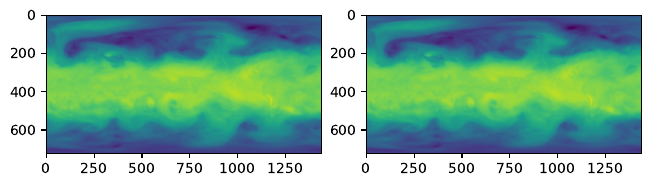

The Python source for this figure:
import os
current_folder = os.path.dirname(os.path.realpath(__file__))
os.environ["HDF5_PLUGIN_PATH"] = os.path.join(current_folder, 'src/build/lib')

import h5py
import numpy as np
import matplotlib.pyplot as plt
import matplotlib
matplotlib.use('Agg')
from filter_wrapper import JP2SPWV_Filter

try:
    os.remove(f'data/test.hdf5')
except:
    pass

f = h5py.File(f'data/test.hdf5', 'a')

data = np.load(f'data/test_data.npy')
#data = np.zeros((721, 1440)) + 99

jp2spwv_filter = JP2SPWV_Filter(
    base_cr=100, # base compression ratio
    height=data.shape[0],  # height of each 2D data chunk
    width=data.shape[1],  # width of each 2D data chunk
    data_dim=len(data.shape), # data dimension, required to specify the HDF5 chunk shape
    residual_opt=("relative_error_target", 0.009),# specify the relative error target to be 0.0019
    filter_path=os.path.join(current_folder, 'src')) # directory to the compiled HDF5 filter plugin
    # other possible residual_opt can be
    # `("max_error_target", xxx)` : the max_error does not exceed the specified value
    # `("quantile_target", xxx)` : specifies the quantile used to sparsify the wavelet transformed residual
    # `("fixed_sparsification", xxx)`: specify a fixed sparsification ratio for the sparse wavelet compression

print(dict(jp2spwv_filter))
f.create_dataset('compressed', shape=data.shape,  **jp2spwv_filter)

f['compressed'][:] = data
uncompressed = f['compressed'][:]

# check if error target is correctly enforced
#max_error = np.max(np.abs(data - uncompressed) / np.abs(data))
data_range = (np.max(data) - np.min(data))
max_error = np.max(np.abs(data - uncompressed))
if data_range > 0:
    rel_error = max_error / data_range
    print('achieved max relative error:', rel_error)
else:
    print('achieved max absolute error:', max_error)

fig, (ax1, ax2) = plt.subplots(1, 2, layout='constrained')
ax1.imshow(data)
ax2.imshow(uncompressed)

fig.savefig(f'data/test.pdf', bbox_inches='tight')

original_size = os.path.getsize(f'data/test_data.npy')
compressed_size = os.path.getsize(f'data/test.hdf5')

print(f'achieved compression ratio of {original_size/compressed_size}')
